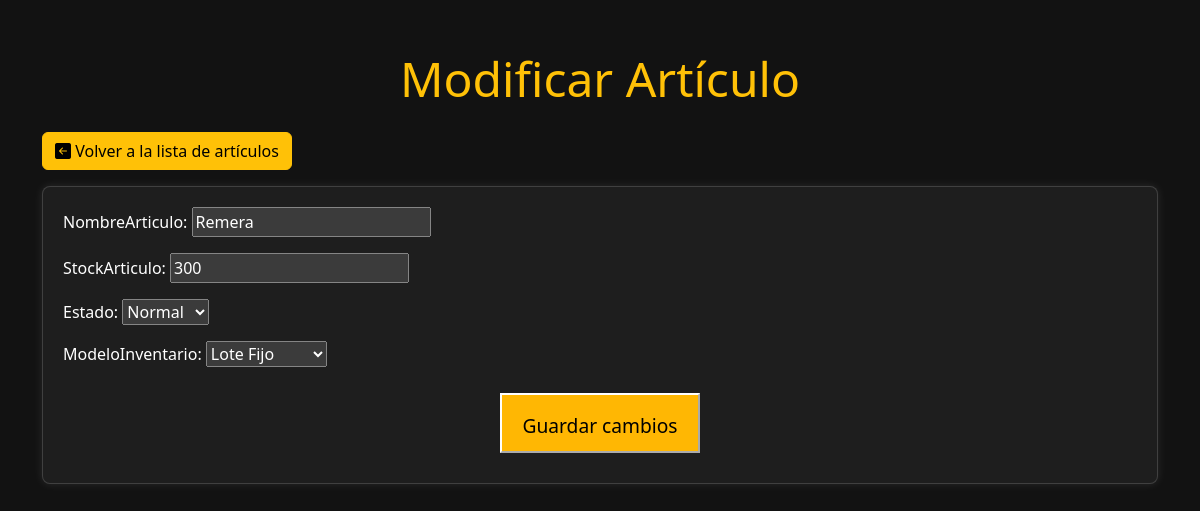
/articulos/modificar/1/, run on an earlier commit of the app's database.
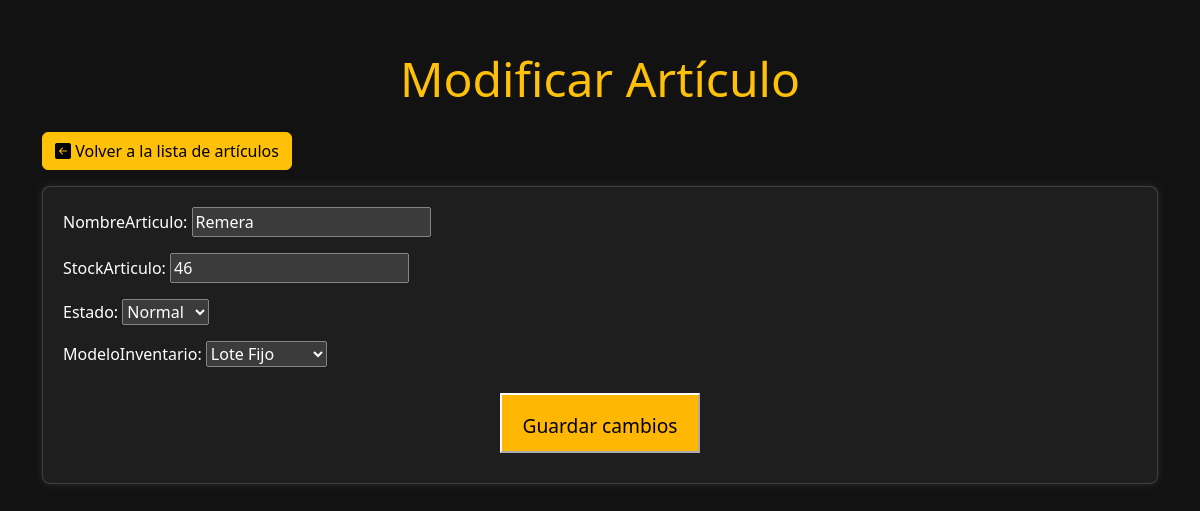
And on a later commit of the database.
### stock/models.py (models this page shows)
class Articulo(models.Model):
    codArticulo = models.AutoField(primary_key=True)
    fechaAltaArticulo = models.DateField(auto_now_add=True)
    fechaBajaArticulo = models.DateField(null=True, blank=True)
    nombreArticulo = models.CharField(max_length=30)
    stockArticulo = models.IntegerField()
    puntoPedido = models.IntegerField(default=0)
    stockSeguridad = models.IntegerField(default=0)
    loteOptimo = models.IntegerField(default=0)
    cgi = models.FloatField(default=0)
    cantidasIntervaloFijo = models.IntegerField(default=0)
    estado = models.ForeignKey(EstadoArticulo, on_delete=models.CASCADE, related_name='articulos')
    modeloInventario = models.ForeignKey(ModeloInventario, on_delete=models.CASCADE, related_name="articulos")
    proveedor = models.ForeignKey(Proveedor, on_delete=models.CASCADE, related_name='articulos', null=True)
    metodo = models.TextField(default="", null=True, blank=True)
    prediccion_predeterminada = models.ForeignKey('Prediccion_Demanda', on_delete=models.SET_NULL, related_name='articulos_predeterminados', null=True, blank=True)

### stock/views.py (the view)
# urls.py: path('articulos/modificar/<int:pk>/', ModificarArticulo.as_view(), name='modificar_articulo'),
class ModificarArticulo(UpdateView):
    model = Articulo
    form_class = ArticuloForm
    template_name = 'modificar_articulo.html'
    success_url = reverse_lazy('lista_articulos')

### stock/forms.py
class ArticuloForm(forms.ModelForm):
    class Meta:
        model = Articulo
        fields = ['nombreArticulo', 'stockArticulo', 'estado', 'modeloInventario']
    def __init__(self, *args, **kwargs):
        super().__init__(*args, **kwargs)
        self.fields['estado'].empty_label = None
        self.fields['estado'].label_from_instance = lambda obj: obj.nombreEA
        self.fields['modeloInventario'].empty_label = None
        self.fields['modeloInventario'].label_from_instance = lambda obj: obj.nombreMI

### stock/Templates/modificar_articulo.html (shortened to what this page needs)
<!DOCTYPE html>
<html lang="en" data-bs-theme="dark">
<head>
    <link href="https://cdn.jsdelivr.net/npm/bootstrap@5.3.3/dist/css/bootstrap.min.css" rel="stylesheet"
>
    <link rel="stylesheet" href="https://cdn.jsdelivr.net/npm/bootstrap-icons@1.11.3/font/bootstrap-icons.min.css">
</head>
<body>
    <div class="container">
        <h1 class="display-5 text-center text-warning mb-4">Modificar Artículo</h1>
        <a href="{% url 'lista_articulos' %}" class="btn btn-warning mb-3"><i class="bi bi-arrow-left-square-fill"></i> Volver a la lista de artículos</a>
        <div class="card">
            <form method="post">
                <div class="mb-3">
                    {{ form.as_p }}
                </div>
                <div class="text-center">
                    <button type="submit" class="btn-custom">Guardar cambios</button>
                </div>
            </form>
        </div>
    </div>
</body>
</html>

What changed in the data, as far as the page shows it:
changed Articulo "Remera": stockArticulo "300" → "46"
